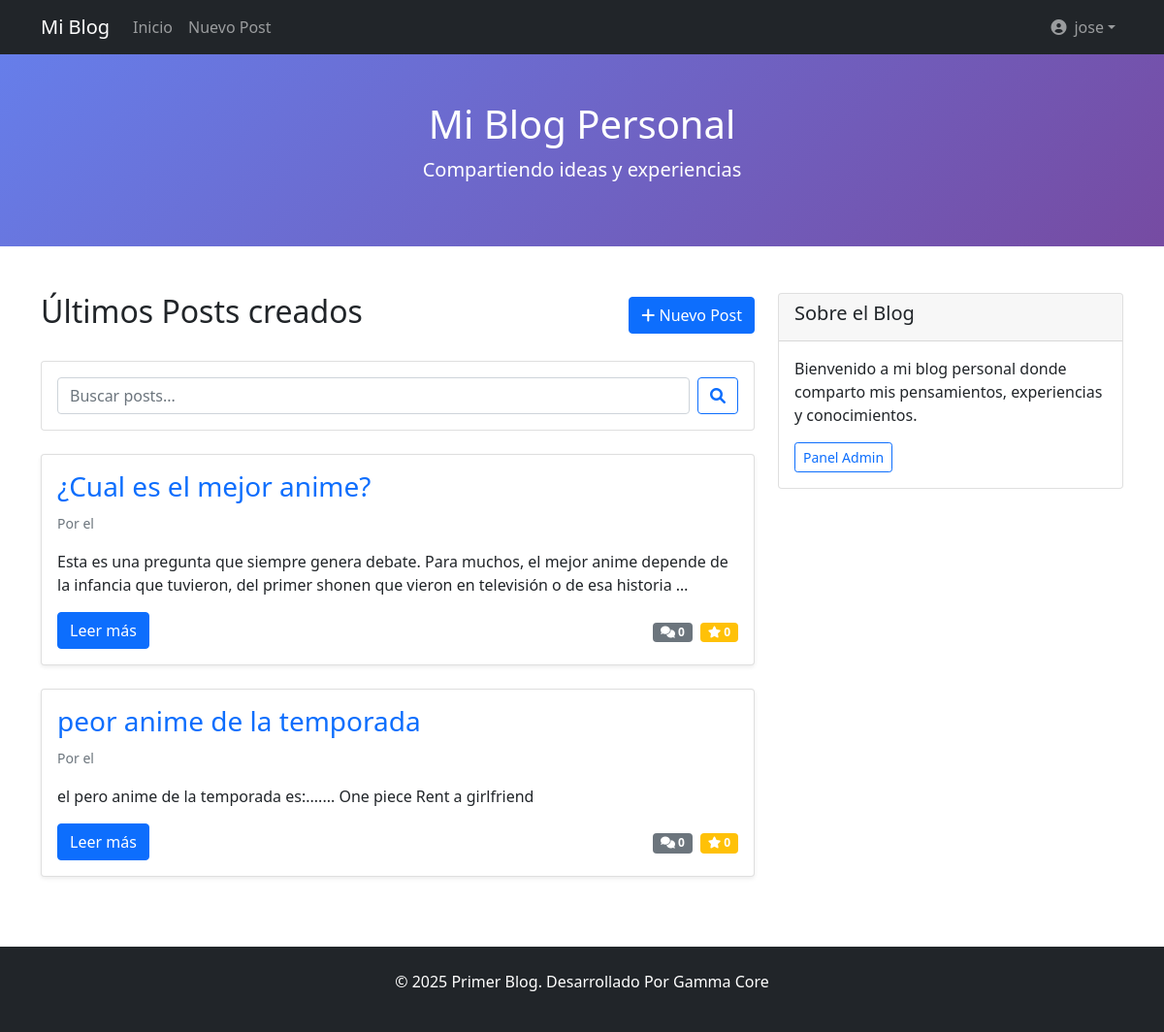
The app's page / (signed in) with its own data.
### blog/models.py (models this page shows, shortened)
class Post(models.Model):
    title = models.CharField(max_length=200, verbose_name='Título')
    slug = models.SlugField(max_length=200, unique=True)
    author = models.ForeignKey(User, on_delete=models.CASCADE, verbose_name='Autor')
    content = RichTextField(verbose_name='Contenido')
    excerpt = models.TextField(max_length=300, blank=True, verbose_name='Resumen')
    cover_image = models.ImageField(upload_to='posts/', blank=True, null=True, verbose_name='Imagen de portada')
    tags = TaggableManager(verbose_name='Etiquetas')
    created_date = models.DateTimeField(default=timezone.now, verbose_name='Fecha de creación')
    published_date = models.DateTimeField(blank=True, null=True, verbose_name='Fecha de publicación')
    published = models.BooleanField(default=False, verbose_name='Publicado')
    class Meta:
        ordering = ['-created_date']
        verbose_name = 'Post'
        verbose_name_plural = 'Posts'
    def get_absolute_url(self):
        return reverse('blog:post_detail', kwargs={'slug': self.slug})
    def get_rating_count(self):
        return self.reviews.count()
    def get_approved_comments_count(self):
        return self.comments.filter(is_approved=True).count()

### blog/views.py (the view)
# urls.py: path('', views.post_list, name='post_list'),
def post_list(request):
    posts = Post.objects.filter(published=True).order_by('-published_date')
    search_query = request.GET.get('q')
    if search_query:
        posts = posts.filter(
            Q(title__icontains=search_query) |
            Q(content__icontains=search_query) |
            Q(excerpt__icontains=search_query)
        )
    paginator = Paginator(posts, 10)  # 10 posts por página
    page_number = request.GET.get('page')
    page_obj = paginator.get_page(page_number)
    return render(request, 'blog/post_list.html', {
        'page_obj': page_obj,
        'search_query': search_query
    })

### blog/templates/blog/post_list.html (shortened to what this page needs)
{% extends 'base.html' %}
{% block content %}
<div class="row">
    <div class="col-md-8">
        <div class="d-flex justify-content-between align-items-center mb-4">
            <h2>Últimos Posts creados</h2>
            {% if user.is_authenticated %}
                <a href="{% url 'blog:post_create' %}" class="btn btn-primary">
                    <i class="fas fa-plus"></i> Nuevo Post
                </a>
            {% endif %}
        </div>
        <div class="card mb-4">
            <div class="card-body">
                <form method="get" class="d-flex">
                    <input type="text" name="q" class="form-control me-2"
                           placeholder="Buscar posts..." value="{{ search_query|default:'' }}">
                    <button type="submit" class="btn btn-outline-primary">
                        <i class="fas fa-search"></i>
                    </button>
                </form>
            </div>
        </div>
        {% for post in page_obj %}
            <div class="card post-card mb-4 shadow-sm">
                <div class="card-body">
                    <h3 class="card-title">
                        <a href="{{ post.get_absolute_url }}" class="text-decoration-none">
                            {{ post.title }}
                        </a>
                    </h3>
                    <p class="card-text text-muted">
                        <small>
                            Por <strong>{{ post.author.first_name }} {{ post.author.last_name }}</strong>
                            el {{ post.published_date|date:"d M Y" }}
                        </small>
                    </p>
                    {% if post.excerpt %}
                        <p class="card-text">{{ post.excerpt }}</p>
                    {% else %}
                        <p class="card-text">{{ post.content|striptags|truncatewords:30 }}</p>
                    {% endif %}
                    <div class="d-flex justify-content-between align-items-center">
                        <a href="{{ post.get_absolute_url }}" class="btn btn-primary">
                            Leer más
                        </a>
                        <div>
                            <span class="badge bg-secondary me-1">
                                <i class="fas fa-comments"></i> {{ post.get_approved_comments_count }}
                            </span>
                            <span class="badge bg-warning">
                                <i class="fas fa-star"></i> {{ post.get_rating_count }}
                            </span>
                        </div>
                    </div>
                </div>
            </div>
        {% empty %}
            <div class="alert alert-info">
                <h4>No hay posts publicados</h4>
                <p>¡Vuelve pronto para ver nuevos contenidos!</p>
            </div>
        {% endfor %}
    </div>
    <div class="col-md-4">
        <div class="card">
            <div class="card-header">
                <h5>Sobre el Blog</h5>
            </div>
            <div class="card-body">
                <p>Bienvenido a mi blog personal donde comparto mis pensamientos, experiencias y conocimientos.</p>
                <a href="/admin/" class="btn btn-outline-primary btn-sm">Panel Admin</a>
            </div>
        </div>
    </div>
</div>
{% endblock %}

### blog/templates/base.html (shortened to what this page needs)
<!DOCTYPE html>
<html lang="es">
<head>
    <link href="https://cdn.jsdelivr.net/npm/bootstrap@5.1.3/dist/css/bootstrap.min.css" rel="stylesheet">
    <link href="https://cdnjs.cloudflare.com/ajax/libs/font-awesome/6.0.0/css/all.min.css" rel="stylesheet">
</head>
<body>
    <nav class="navbar navbar-expand-lg navbar-dark bg-dark">
        <div class="container">
            <a class="navbar-brand" href="{% url 'blog:post_list' %}">Mi Blog</a>
            <div class="collapse navbar-collapse" id="navbarNav">
                <ul class="navbar-nav me-auto">
                    <li class="nav-item">
                        <a class="nav-link" href="{% url 'blog:post_list' %}">Inicio</a>
                    </li>
                    {% if user.is_authenticated %}
                        <li class="nav-item">
                            <a class="nav-link" href="{% url 'blog:post_create' %}">Nuevo Post</a>
                        </li>
                    {% endif %}
                </ul>
                <ul class="navbar-nav">
                    {% if user.is_authenticated %}
                        <li class="nav-item dropdown">
                            <a class="nav-link dropdown-toggle d-flex align-items-center" href="#" role="button" data-bs-toggle="dropdown">
                                {% if user.profile.avatar %}
                                    <img src="{{ user.profile.avatar.url }}" alt="Avatar" class="rounded-circle me-2" width="30" height="30">
                                {% else %}
                                    <i class="fas fa-user-circle me-2"></i>
                                {% endif %}
                                {{ user.username }}
                            </a>
                        </li>
                    {% endif %}
                </ul>
            </div>
        </div>
    </nav>
    <header class="blog-header py-5 text-white text-center">
        <div class="container">
            <h1><a href="{% url 'blog:post_list' %}" class="text-white text-decoration-none">Mi Blog Personal</a></h1>
            <p class="lead">Compartiendo ideas y experiencias</p>
        </div>
    </header>
    <main class="container my-5">
        {% block content %}
        {% endblock %}
    </main>
    <footer class="bg-dark text-white text-center py-4 mt-5">
        <p>&copy; 2025 Primer Blog. Desarrollado Por Gamma Core</p>
    </footer>
</body>
</html>

### blog/templates/base.html (style rules this page uses)
.blog-header { background: linear-gradient(135deg, #667eea 0%, #764ba2 100%); }
.post-card { transition: transform 0.2s; }

### records on screen
Post: title "¿Cual es el mejor anime?", content "Esta es una pregunta que siempre genera debate. Para muchos, el mejor anime depende de la infancia que tuvieron, del primer shonen que vieron en televisión o de esa historia …", get_approved_comments_count "0", get_rating_count "0"
Post: title "peor anime de la temporada", content "el pero anime de la temporada es:....... One piece Rent a girlfriend", get_approved_comments_count "0", get_rating_count "0"

### other values on screen
{{ user.username }} "jose"
